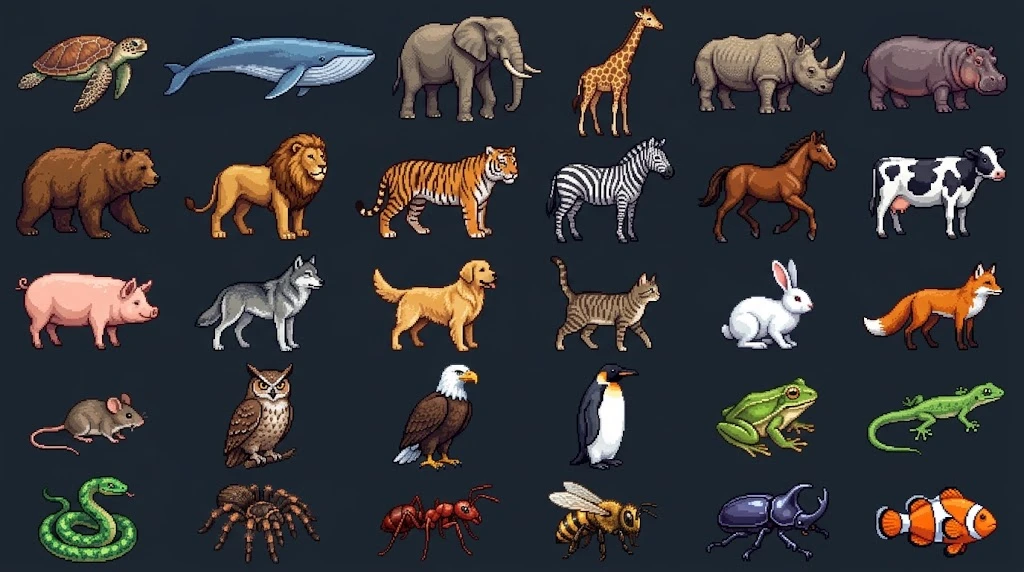
#> input picture tools/bio-tower/ref/animals.webp, 1024 x 572 px; the run also reads 1 picture not shown here
$ python from_ref.py
#> lines starting #> are read from the running program, lines starting #| are printed output that depends on the picture; after the words box and inside, x2 and y2 are one past the last pixel; in counts of white or black regions, pixels touching at a corner belong together
### tools/bio-tower/pieces.py
# 바이오 타워 조각 24종: 도트 그림 + 그림 모양에서 뽑은 충돌 형태
import math, sys, os
import numpy as np
sys.path.insert(0, os.path.join(os.path.dirname(os.path.abspath(__file__)), '../cell-frontier'))
from pix import Pix, ramp
from pictures import PINK, PURP, ORNG, GRN, CYAN, BLUE, RED, YEL, BRN, WHT, TEAL, caps

OL = '#140c18'
GRY = ramp('#2a2e3a', '#5a6070', '#9aa0b0', '#d8dce6', '#ffffff')
BONE = ramp('#6a5a40', '#b0a080', '#e8dcc0', '#fffaf0', '#ffffff')
FLESH = ramp('#5a1a2a', '#a8405a', '#e07a8a', '#ffb8c0', '#ffe8ec')
DGRN = ramp('#0e2a10', '#1e5a1e', '#3a8a2a', '#7ac04a', '#c8f090')


def eye(p, x, y, r=2):
    p.ball(x, y, r, r, ramp('#000000', '#ffffff', '#ffffff'), spec=False, amb=1)
    p.put(x + 0.4, y + 0.2, '#101018'); p.put(x - 0.3, y - 0.6, '#ffffff')


# ---------------------------------------------------------------- 조각 그리기 (w, h 안에)
# [96 lines left out: functions turtle, whale, starfish, jelly, frog, snail and 4 more, not called in this run]


def rbc(p):
    p.ball(19, 8, 18, 7, RED, amb=0.4)
    p.ball(19, 7, 9, 3, ramp('#6a0a14', '#a01a24', '#d03a40'), spec=False, amb=0.4)


# [111 lines left out: functions amoeba, phage, virus, mito, dna, neuron and 7 more, not called in this run]


def egg(p):
    p.ball(13, 17, 12, 15, ramp('#8a7a5a', '#d8c8a0', '#f8f0d8', '#ffffff'), amb=0.45)
    for (x, y) in [(9, 12), (16, 20), (12, 24), (18, 10)]: p.put(x, y, '#b8a070')


# [5 lines left out: function chloroplast, not called in this run]


# ---------------------------------------------------------------- 목록: id, 이름, 그림, (가로, 세로), 밀도, 둥근 몸, 설명
PIECES = [
    ('turtle', '거북', turtle, (74, 30), 1.4, None, '거북은 등딱지가 갈비뼈와 붙어 자란 파충류예요.'),
    ('whale', '대왕고래', whale, (97, 32), 1.6, None, '대왕고래는 지구에서 가장 큰 동물이에요.'),
    ('starfish', '불가사리', starfish, (43, 42), 0.9, None, '불가사리는 팔이 잘려도 다시 자라는 재생 능력이 있어요.'),
    ('jelly', '해파리', jelly, (36, 40), 0.6, None, '해파리 몸의 95% 이상은 물이에요.'),
    ('frog', '개구리', frog, (38, 30), 1.0, None, '개구리는 폐와 피부로 숨을 쉬어요.'),
    ('snail', '달팽이', snail, (52, 35), 1.0, None, '달팽이는 점액을 내어 미끄러지듯 기어가요.'),
    ('mushroom', '버섯', mushroom, (37, 46), 0.8, None, '버섯은 균류가 포자를 퍼뜨리는 기관이에요.'),
    ('seahorse', '해마', seahorse, (28, 46), 0.8, None, '해마는 수컷이 배 주머니에서 새끼를 길러요.'),
    ('butterfly', '나비', butterfly, (45, 32), 0.5, None, '나비는 알-애벌레-번데기-어른벌레로 자라요.'),
    ('cactus', '선인장', cactus, (36, 51), 1.0, None, '선인장의 가시는 잎이 변한 것이에요.'),
    ('rbc', '적혈구', rbc, (39, 16), 0.8, None, '적혈구는 헤모글로빈으로 산소를 운반해요.'),
    ('amoeba', '아메바', amoeba, (48, 34), 0.8, None, '아메바는 위족을 뻗어 움직이고 먹이를 잡아요.'),
    ('phage', '박테리오파지', phage, (31, 48), 0.9, None, '박테리오파지는 세균에 DNA를 주입하는 바이러스예요.'),
    ('virus', '코로나바이러스', virus, (35, 35), 0.7, 'circle', '돌기 단백질로 세포에 달라붙어요. 잘 굴러요!'),
    ('mito', '미토콘드리아', mito, (47, 21), 1.0, None, '미토콘드리아는 세포 호흡으로 ATP를 만들어요.'),
    ('dna', 'DNA', dna, (21, 62), 0.9, None, 'DNA는 A-T, G-C가 짝을 이룬 이중나선이에요.'),
    ('neuron', '뉴런', neuron, (50, 34), 0.8, None, '뉴런은 전기 신호로 정보를 전달해요.'),
    ('heart', '심장', heart, (38, 36), 1.2, None, '심장은 2심방 2심실의 근육 펌프예요.'),
    ('brain', '뇌', brain, (52, 38), 1.3, None, '대뇌의 주름은 표면적을 넓혀 줘요.'),
    ('bone', '대퇴골', bone, (65, 19), 1.5, None, '대퇴골은 몸에서 가장 긴 뼈예요.'),
    ('tooth', '어금니', tooth, (32, 34), 1.4, None, '법랑질은 몸에서 가장 단단한 조직이에요.'),
    ('lungs', '폐', lungs, (48, 43), 0.7, None, '폐포에서 산소와 이산화 탄소가 교환돼요.'),
    ('bacillus', '막대균', bacillus, (42, 16), 0.8, None, '막대 모양 세균은 둘로 나뉘어 번식해요.'),
    ('paramecium', '짚신벌레', paramecium, (48, 23), 0.8, None, '짚신벌레는 섬모로 헤엄쳐요.'),
    ('egg', '알', egg, (27, 33), 1.0, 'circle', '알껍데기의 작은 구멍으로 숨을 쉬어요. 잘 굴러요!'),
    ('chloroplast', '엽록체', chloroplast, (42, 22), 0.9, None, '엽록체는 빛에너지로 광합성을 해요.'),
]


def collision(alpha, ox, oy, band=5):
    """불투명 픽셀 모양을 가로 띠로 잘라 볼록 사다리꼴 여러 개로 근사 (오목한 모양도 표현)"""
    h, w = alpha.shape; parts = []
    for y0 in range(0, h, band):
        y1 = min(h, y0 + band)
        rows = alpha[y0:y1]
        if not rows.any(): continue
        u = rows.any(axis=0); x = 0
        while x < w:
            if not u[x]: x += 1; continue
            s = x
            while x < w and u[x]: x += 1
            e = x   # 구간 [s, e)
            def ext(r):
                xs = np.where(r[s:e])[0]
                return (s + xs[0], s + xs[-1] + 1) if len(xs) else None
            top = None; bot = None
            for r in rows:
                q = ext(r)
                if q: top = q; break
            for r in rows[::-1]:
                q = ext(r)
                if q: bot = q; break
            if e - s < 2 and y1 - y0 < 2: continue
            pts = [(top[0], y0), (top[1], y0), (bot[1], y1), (bot[0], y1)]
            parts.append([[round(px - ox, 1), round(py - oy, 1)] for px, py in pts])
    return parts

### tools/cell-frontier/pix.py
# 도트 그림 도구: 음영 구(球)·타원·다각형·선·외곽선·디더링 그라데이션
import math
import numpy as np
from PIL import Image, ImageDraw

BAYER = np.array([[0, 8, 2, 10], [12, 4, 14, 6], [3, 11, 1, 9], [15, 7, 13, 5]]) / 16.0 + 1 / 32


def hexc(h):
    h = h.lstrip('#')
    return np.array([int(h[i:i + 2], 16) for i in (0, 2, 4)] + [255], np.uint8)


def ramp(*cols):
    return [hexc(c) for c in cols]


class Pix:
    # [5 lines left out: function __init__, not called in this run]

    # ---- 기본
    def put(s, x, y, c):
        x, y = int(round(x)), int(round(y))
        if 0 <= x < s.w and 0 <= y < s.h: s.a[y, x] = c if not isinstance(c, str) else hexc(c)

    def fill(s, mask, c):
        s.a[mask] = hexc(c) if isinstance(c, str) else c

    def rect(s, x, y, w, h, c):
        s.a[max(0, y):max(0, y + h), max(0, x):max(0, x + w)] = hexc(c) if isinstance(c, str) else c

    # [92 lines left out: functions dith, vgrad, rgrad, emask, pmask, lmask and 6 more, not called in this run]

    def blend(s, mask, c, k):
        col = hexc(c)[:3].astype(float)
        s.a[mask, :3] = (s.a[mask, :3] * (1 - k) + col * k).astype(np.uint8)

    # [14 lines left out: functions stars, paste, not called in this run]

    def img(s):
        return Image.fromarray(s.a, 'RGBA')

### tools/bio-tower/from_ref.py
# 바이오 타워 에셋: 첨부 원화(ref/)에서 조각·섬·배경을 잘라 만듭니다.
#   python3 from_ref.py [출력 폴더]
#   ref/animals.webp  동물 30종 (6×5)
#   ref/bio.png       세포·생물 18종 (6×3)
#   ref/world.webp    떠 있는 섬 5개 · 산 배경 3장 · 구름 10개 · 하늘 색 띠 7개
# 그림은 화면 1픽셀을 2픽셀로 담은 고해상도(RES=2)이고, 충돌 모양은 1배 크기로 계산합니다.
import sys, os, json
import numpy as np
from collections import deque
from PIL import Image
HERE = os.path.dirname(os.path.abspath(__file__))
sys.path.insert(0, HERE)
from pieces import collision
OUT = sys.argv[1] if len(sys.argv) > 1 else os.path.join(HERE, '../../games/bio-tower')
RES = 2
REF = lambda f: os.path.join(HERE, 'ref', f)

# id, 이름, 긴 변(화면 픽셀), 밀도, 설명
ANIMALS = [
    [('turtle', '바다거북', 60, 1.4, '바다거북은 수십 년 뒤에도 자기가 태어난 해변으로 돌아와 알을 낳아요.'),
     ('whale', '대왕고래', 104, 1.6, '대왕고래는 지구에 살았던 동물 가운데 가장 커요. 심장만 해도 자동차만 해요.'),
     ('elephant', '코끼리', 80, 1.6, '코끼리 코는 윗입술과 코가 합쳐진 것으로, 근육이 4만 개나 돼요.'),
     ('giraffe', '기린', 84, 1.1, '기린도 사람처럼 목뼈가 7개예요. 하나하나가 아주 길 뿐이에요.'),
     ('rhino', '코뿔소', 74, 1.6, '코뿔소의 뿔은 뼈가 아니라 머리카락·손톱과 같은 케라틴으로 되어 있어요.'),
     ('hippo', '하마', 74, 1.6, '하마 피부에서는 붉은 땀이 나와 햇빛과 세균을 막아 줘요.')],
    [('bear', '불곰', 72, 1.5, '불곰은 겨울잠을 자는 동안 몇 달 동안 먹지도 싸지도 않아요.'),
     ('lion', '사자', 70, 1.3, '사자는 고양잇과 동물 가운데 유일하게 무리(프라이드)를 지어 살아요.'),
     ('tiger', '호랑이', 74, 1.3, '호랑이 줄무늬는 털뿐 아니라 피부에도 새겨져 있어요.'),
     ('zebra', '얼룩말', 66, 1.2, '얼룩말 줄무늬는 사람 지문처럼 한 마리 한 마리 모두 달라요.'),
     ('horse', '말', 66, 1.2, '말은 다리가 길어 서서도 잠깐씩 잘 수 있어요.'),
     ('cow', '젖소', 68, 1.4, '소의 위는 4개의 방으로 나뉘어 풀을 여러 번 되새김질해요.')],
    [('pig', '돼지', 58, 1.2, '돼지는 땀샘이 거의 없어서 진흙에 뒹굴며 몸을 식혀요.'),
     ('wolf', '늑대', 60, 1.0, '늑대는 무리끼리 울음소리로 위치를 알려요. 개의 조상이기도 해요.'),
     ('dog', '개', 54, 1.0, '개의 코에는 사람보다 수십 배 많은 냄새 세포가 있어요.'),
     ('cat', '고양이', 54, 0.9, '고양이는 수염으로 바람의 흐름과 좁은 틈의 폭을 느껴요.'),
     ('rabbit', '토끼', 40, 0.8, '토끼 이빨은 평생 자라서 계속 풀을 갉아 닳게 해야 해요.'),
     ('fox', '여우', 56, 0.9, '여우는 지구 자기장을 느껴 눈 밑의 먹이를 덮친다는 연구가 있어요.')],
    [('mouse', '생쥐', 40, 0.7, '생쥐는 사람과 유전자가 많이 닮아 실험 동물로 널리 쓰여요.'),
     ('owl', '부엉이', 40, 0.7, '부엉이는 눈알을 굴리지 못하는 대신 목을 270°까지 돌려요.'),
     ('eagle', '흰머리수리', 46, 0.8, '독수리는 사람보다 4~5배 멀리 있는 것을 또렷하게 봐요.'),
     ('penguin', '황제펭귄', 44, 1.1, '황제펭귄 아빠는 영하 40°C에서 두 달 동안 알을 발 위에 품어요.'),
     ('frog', '청개구리', 42, 0.9, '개구리는 폐뿐 아니라 촉촉한 피부로도 숨을 쉬어요.'),
     ('lizard', '도마뱀', 56, 0.8, '도마뱀은 위험하면 꼬리를 끊고 달아나요. 꼬리는 다시 자라요.')],
    [('snake', '뱀', 46, 1.0, '뱀은 턱뼈가 느슨하게 이어져 자기 머리보다 큰 먹이도 삼켜요.'),
     ('tarantula', '타란툴라', 50, 0.6, '타란툴라는 허물을 벗을 때 잃었던 다리도 다시 자라나요.'),
     ('ant', '개미', 44, 0.6, '개미는 몸무게의 수십 배나 되는 물건을 들어 옮겨요.'),
     ('bee', '꿀벌', 44, 0.6, '꿀벌은 8자 춤으로 꽃이 있는 방향과 거리를 동료에게 알려요.'),
     ('beetle', '장수풍뎅이', 50, 0.9, '장수풍뎅이는 몸무게의 수백 배를 끌 만큼 힘이 세요.'),
     ('clownfish', '흰동가리', 46, 0.8, '흰동가리는 말미잘의 독침 사이에 숨어 살며 서로 돕는 공생을 해요.')],
]
BIO = [
    [('rbc', '적혈구', 44, 0.8, '적혈구는 핵이 없는 오목한 원반 모양이라 산소를 많이 실어 날라요.'),
     ('wbc', '백혈구', 42, 0.8, '백혈구는 몸에 들어온 세균을 찾아가 삼켜 없애는 면역 세포예요.'),
     ('chloroplast', '엽록체', 48, 0.9, '엽록체는 빛 에너지로 물과 이산화탄소에서 포도당을 만들어요(광합성).'),
     ('mito', '미토콘드리아', 52, 1.0, '미토콘드리아는 세포의 발전소! 세포 호흡으로 ATP를 만들어요.'),
     ('dna', 'DNA', 58, 0.9, 'DNA는 두 가닥이 꼬인 이중 나선이고, A-T, G-C 염기가 짝을 지어요.'),
     ('phage', '박테리오파지', 50, 0.8, '박테리오파지는 세균만 감염시키는 바이러스예요. 다리로 세균에 달라붙어요.')],
    [('jelly', '해파리', 46, 0.6, '해파리 몸의 95% 이상은 물이에요. 뇌도 심장도 없어요.'),
     ('starfish', '불가사리', 46, 0.9, '불가사리는 팔이 잘려도 다시 자라는 재생 능력이 있어요.'),
     ('egg', '알', 34, 1.0, '알껍데기에는 작은 구멍이 수천 개 있어 안의 배아가 숨을 쉬어요.'),
     ('neuron', '뉴런', 56, 0.7, '뉴런은 전기 신호로 정보를 전달하는 신경 세포예요.'),
     ('amoeba', '아메바', 48, 0.8, '아메바는 몸 모양을 바꾸는 헛발(위족)로 움직이고 먹이를 감싸요.'),
     ('paramecium', '짚신벌레', 52, 0.8, '짚신벌레는 몸 표면의 섬모를 노처럼 저어 헤엄쳐요.')],
    [('tardigrade', '물곰', 46, 0.9, '물곰(완보동물)은 우주 공간의 진공과 방사선에서도 살아남아요.'),
     ('mushroom', '광대버섯', 46, 0.8, '버섯은 식물이 아니라 균류예요. 땅속 균사가 진짜 몸이에요.'),
     ('planaria', '플라나리아', 52, 0.7, '플라나리아는 몸을 잘라도 조각마다 완전한 개체로 다시 자라요.'),
     ('heart', '심장', 44, 1.2, '심장은 하루에 약 10만 번 뛰어 온몸에 피를 보내요.'),
     ('coral', '산호', 48, 1.1, '산호는 식물처럼 보이지만 작은 폴립이 모인 동물이에요.'),
     ('trilobite', '삼엽충', 46, 1.3, '삼엽충은 약 2억 7천만 년 동안 바다에 살았던 고생대 절지동물이에요.')],
]


def labels(a, bg, th, dil):
    m = np.abs(a - np.array(bg, np.float32)).max(axis=2) > th
    d = m.copy()
    for dy in range(-dil, dil + 1, 2):
        for dx in range(-dil, dil + 1, 2): d |= np.roll(np.roll(m, dy, 0), dx, 1)
    H, W = d.shape; lab = np.zeros((H, W), np.int32); n = 0; boxes = {}
    for y, x in zip(*np.nonzero(d)):
        if lab[y, x]: continue
        n += 1; q = deque([(y, x)]); lab[y, x] = n; ys = []; xs = []
        while q:
            a_, b_ = q.popleft(); ys.append(a_); xs.append(b_)
            for c, e in ((a_ + 1, b_), (a_ - 1, b_), (a_, b_ + 1), (a_, b_ - 1)):
                if 0 <= c < H and 0 <= e < W and d[c, e] and not lab[c, e]: lab[c, e] = n; q.append((c, e))
        boxes[n] = (min(xs), min(ys), max(xs), max(ys), len(ys))
    return lab, boxes


def rgba_cut(a, lab, n, box, bg, th0, soft, pad=3):
    x0, y0, x1, y1 = box[:4]
    sl = (slice(max(0, y0 - pad), y1 + pad + 1), slice(max(0, x0 - pad), x1 + pad + 1))
    s = a[sl]; d = np.abs(s - np.array(bg, np.float32)).max(axis=2)
    al = np.clip((d - th0) / soft, 0, 1) * (lab[sl] == n)
    rgb = np.clip((s - np.array(bg, np.float32) * (1 - al[..., None])) / np.maximum(al[..., None], 1e-3), 0, 255)
    return Image.fromarray(np.dstack([rgb, al * 255]).astype(np.uint8), 'RGBA')


def shrink(im, w, h, hard=True):
    """미리 곱한 색으로 줄이고, 알파를 또렷하게 잘라 도트 그림처럼"""
    a = np.asarray(im).astype(np.float32); al = a[..., 3:] / 255
    pm = Image.fromarray(np.dstack([a[..., :3] * al, al * 255]).astype(np.uint8), 'RGBA').resize((w, h), Image.LANCZOS if not hard else Image.BOX)
    s = np.asarray(pm).astype(np.float32); al = s[..., 3] / 255
    rgb = np.clip(s[..., :3] / np.maximum(al[..., None], 1e-3), 0, 255)
    if hard: al = (al > 0.45).astype(np.float32)
    return Image.fromarray(np.dstack([rgb, al * 255]).astype(np.uint8), 'RGBA')


def outline(im, col=(26, 22, 34)):
    d = np.asarray(im).copy(); m = d[..., 3] > 0; o = np.zeros_like(m)
    for dy, dx in ((1, 0), (-1, 0), (0, 1), (0, -1)): o |= np.roll(np.roll(m, dy, 0), dx, 1)
    o &= ~m; d[o] = col + (255,)
    return Image.fromarray(d, 'RGBA')


def grid_cut(path, rows_def, row_edges):
    a = np.asarray(Image.open(path).convert('RGB')).astype(np.float32)
    bg = np.median(a[:3].reshape(-1, 3), axis=0)
    lab, boxes = labels(a, bg, 40, 4)
    big = [(n, b) for n, b in boxes.items() if b[4] > 300]
    rows = [[] for _ in rows_def]
    for n, b in big:
        cy = (b[1] + b[3]) / 2; r = sum(cy > e for e in row_edges); rows[r].append((b[0], n, b))
    out = []
    for r, defs in enumerate(rows_def):
        got = sorted(rows[r])
        assert len(got) == len(defs), (path, r, len(got))
        for (x, n, b), d in zip(got, defs): out.append((d, rgba_cut(a, lab, n, b, bg, 24, 22)))
    return out


def _shift(m, dy, dx):
    o = np.zeros_like(m); H, W = m.shape
    o[max(0, dy):H + min(0, dy), max(0, dx):W + min(0, dx)] = m[max(0, -dy):H + min(0, -dy), max(0, -dx):W + min(0, -dx)]
    return o


def solid_parts(m, cx, cy):
    """충돌 모양: 다리 사이 같은 좁은 틈은 메우고(닫힘 연산) 굵은 띠로 잘라 조각 수를 줄임.
    조각이 수십 개면 바닥에 닿을 때 덜덜 떨며 미끄러지므로, 12개 안쪽이 되도록 띠를 키움"""
    r = 3; p = np.pad(m, r + 1)
    d = p.copy()
    for dy in range(-r, r + 1):
        for dx in range(-r, r + 1):
            if dy * dy + dx * dx <= r * r: d |= _shift(p, dy, dx)
    e = d.copy()
    for dy in range(-r, r + 1):
        for dx in range(-r, r + 1):
            if dy * dy + dx * dx <= r * r: e &= _shift(d, dy, dx)
    c = e[r + 1:-(r + 1), r + 1:-(r + 1)] | m
    for band in (6, 8, 10, 12, 16, 20):
        parts = [q for q in collision(c, cx, cy, band=band) if abs((q[1][0] - q[0][0]) + (q[2][0] - q[3][0])) * (q[2][1] - q[0][1]) / 2 >= 6]
        if len(parts) <= 12: break
    return parts


def build_pieces():
    items = grid_cut(REF('animals.webp'), ANIMALS, [125, 250, 362, 469]) + grid_cut(REF('bio.png'), BIO, [86, 185])
#> in grid_cut, `bg = np.median(a[:3].reshape(-1, 3), axis=0)`: bg = [28, 38, 48]
#> after the loop in labels, `for dy in range(-dil, dil + 1, 2):`:
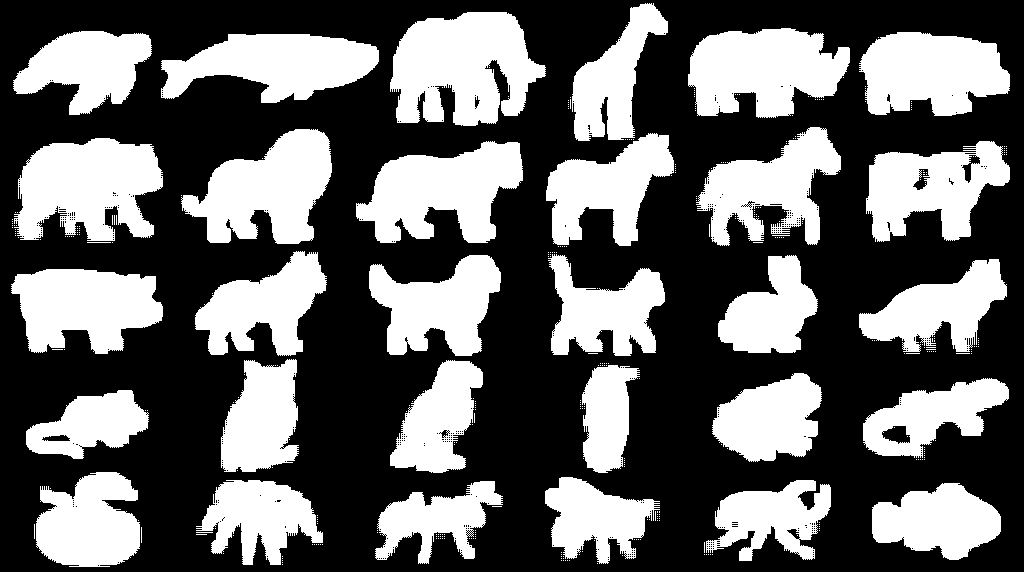
#> d: shape (572, 1024) bool; 39.6% white; 385 white regions (354 under 20 px), largest, box (x1, y1, x2, y2) and area: (390, 12, 546, 126) 12619, (14, 138, 163, 241) 11133, (356, 141, 523, 243) 10607
#> the loop in labels, `for y, x in zip(*np.nonzero(d)):` made 231774 passes
#> (y, x) on passes 2 to 4: (3, 647), (3, 649), (3, 651)
#> after the loop in labels, `for y, x in zip(*np.nonzero(d)):`:
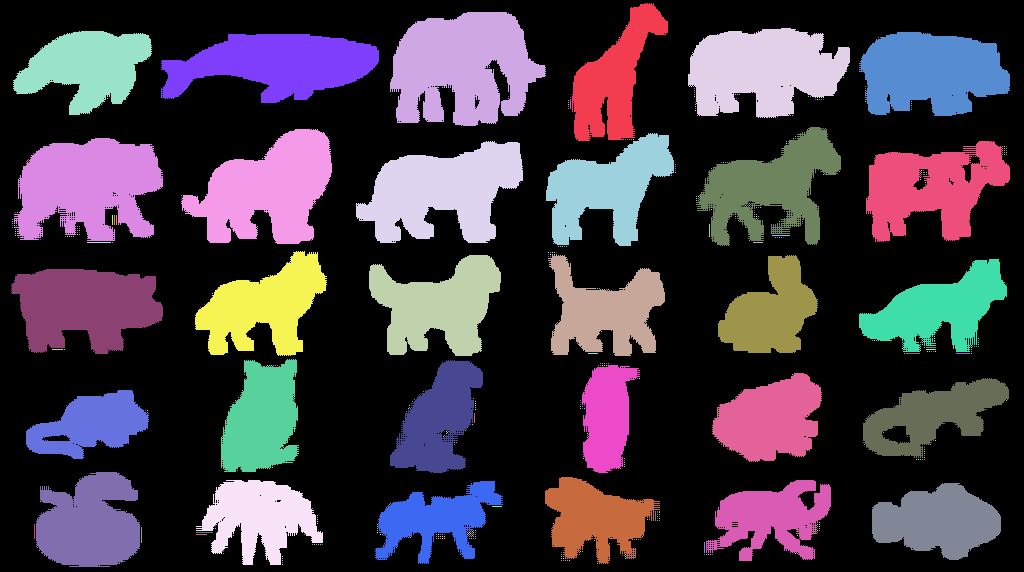
#> lab: shape (572, 1024) int32; 613 distinct labels, from 0 to 612; one colour per label, 0 black
#> after the loop in labels, `for y, x in zip(*np.nonzero(d)):`: boxes = 612 items; n = 612
#> in grid_cut, `lab, boxes = labels(a, bg, 40, 4)`: boxes = 612 items
#> in grid_cut, `big = [(n, b) for n, b in boxes.items() if b[4] > 300]`: big = 30 items
#> the loop in grid_cut, `for n, b in big:` made 30 passes
#> (n, b, cy, r) on passes 1 to 8: (1, (572, 3, 667, 140, 6282), 71.5, 0), (2, (390, 12, 545, 125, 12617), 68.5, 0), (4, (688, 28, 849, 117, 10565), 72.5, 0), (5, (13, 31, 151, 114, 7087), 72.5, 0), (6, (859, 32, 1009, 115, 9613), 73.5, 0), (7, (161, 34, 378, 102, 9586), 68, 0), (69, (696, 127, 840, 245, 8766), 186, 1), (72, (181, 129, 331, 243, 10466), 186, 1)
#> the loop in grid_cut, `for r, defs in enumerate(rows_def):` made 5 passes
#> pass 1, in rgba_cut, `rgb = np.clip((s - np.array(bg, np.float32) * (1 - al[..., None])) / n..`:
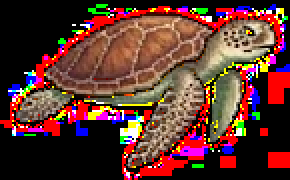
#> rgb: shape (90, 145, 3) float32 (shown 2 times larger); mean R, G, B 95.3, 52.9, 45.7
#> call 2 of grid_cut, with path = 'tools/bio-tower/ref/bio.png'
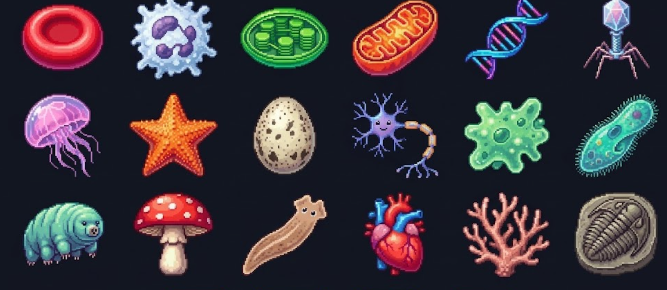
#> input picture tools/bio-tower/ref/bio.png, 667 x 290 px
#> in grid_cut (call 2), `bg = np.median(a[:3].reshape(-1, 3), axis=0)`: bg = [18, 22, 33]
#> call 2 of labels, with bg = array of shape (3,), th = 40, dil = 4
#> after the loop in labels (call 2), `for dy in range(-dil, dil + 1, 2):`:
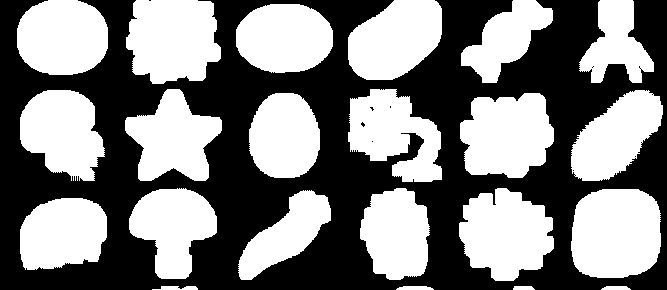
#> d: shape (290, 667) bool; 50% white; 9 black regions (8 under 20 px), largest, box (x1, y1, x2, y2) and area: (0, 0, 667, 290) 96639
#> the loop in labels (call 2), `for y, x in zip(*np.nonzero(d)):` made 96762 passes
#> x on passes 2 to 4: 49, 50, 51
#> after the loop in labels (call 2), `for y, x in zip(*np.nonzero(d)):`:
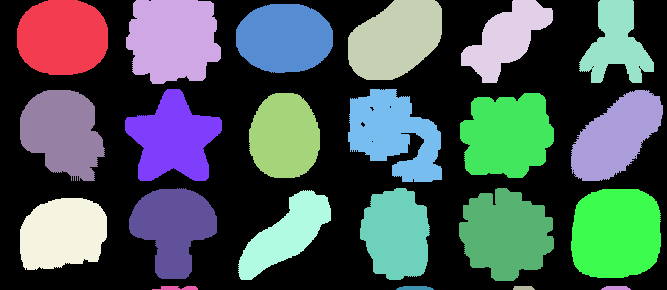
#> lab: shape (290, 667) int32; 24 distinct labels, from 0 to 23; one colour per label, 0 black
#> after the loop in labels (call 2), `for y, x in zip(*np.nonzero(d)):`: boxes = 23 items; n = 23
#> in grid_cut (call 2), `lab, boxes = labels(a, bg, 40, 4)`: boxes = 23 items
#> in grid_cut (call 2), `big = [(n, b) for n, b in boxes.items() if b[4] > 300]`: big = 18 items
#> the loop in grid_cut (call 2), `for n, b in big:` made 18 passes
#> (n, b, cy, r) on passes 1 to 8: (1, (17, 0, 107, 74, 5717), 37, 0), (2, (126, 0, 220, 83, 6570), 41.5, 0), (3, (348, 0, 441, 79, 5688), 39.5, 0), (4, (461, 0, 552, 82, 3765), 41, 0), (5, (579, 0, 653, 82, 3482), 41, 0), (6, (236, 4, 332, 72, 5433), 38, 0), (7, (125, 89, 221, 180, 5458), 134.5, 1), (8, (348, 89, 441, 181, 5593), 135, 1)
#> the loop in grid_cut (call 2), `for r, defs in enumerate(rows_def):` made 3 passes
#> pass 1, in rgba_cut (call 31), `al = np.clip((d - th0) / soft, 0, 1) * (lab[sl] == n)`:
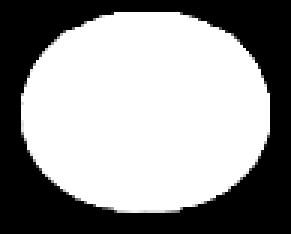
#> al: shape (78, 97) float32 (shown 3 times larger); min 0, max 1, mean 0.593
#> items = 48 items
#> (the rest of the program and of its run is left out)
